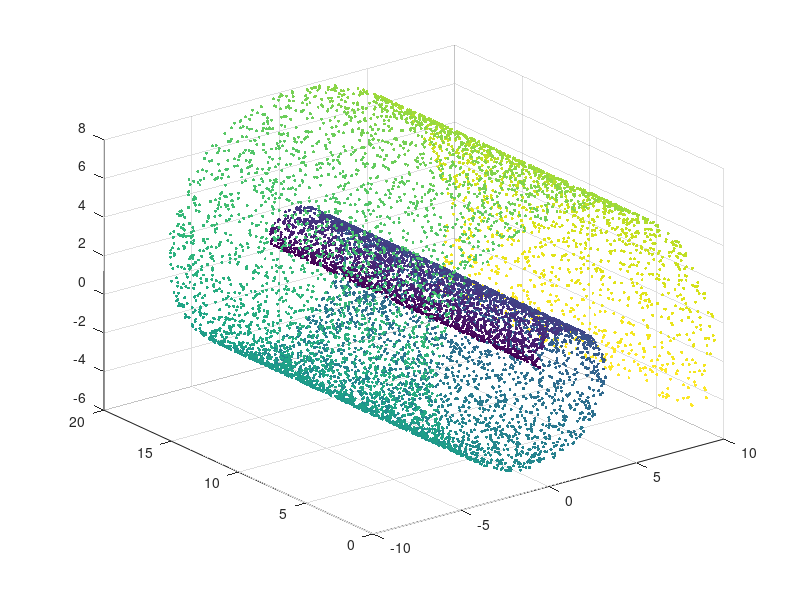

Write the MATLAB code that produced this figure. (Note: this script raises an error after producing the figure.)
%% Tutorial on isomap

% From https://www.numerical-tours.com/matlab/shapes_7_isomap/


%% A 3-D swiss roll

n = 10000; % works for n = 1000 but chokes for 10000

% Random position on the parameteric domain.
x = rand(2,n);

% Mapping on the manifold.
v = 3*pi/2 * (.1 + 2*x(1,:));
X  = zeros(3,n);
X(2,:) = 20 * x(2,:);
X(1,:) = - cos( v ) .* v;
X(3,:) = sin( v ) .* v;


%% Display the point cloud.

% Parameter for display.
ms = 5;
v1 = -15; v2 = 20;

figure; clf;
scatter3(X(1,:),X(2,:),X(3,:),ms,v, 'filled');
colormap jet(256);
view(v1,v2); axis('equal'); axis('off');

%% compute pairwise Euclidean distance matrix

D1 = repmat(sum(X.^2,1),n,1);
D1 = real(sqrt(D1 + D1' - 2*(X'*X)));

%% compute the k-nearest neighbors (NN) connectivity

% Number of NN for the graph.

k = 6;

% Compute the k-NN connectivity.

[DNN,NN] = sort(D1);
NN = NN(2:k+1,:);
DNN = DNN(2:k+1,:); % this one is k by n

%% Adjacency matrix

% Adjacency matrix, and weighted adjacency.

B = repmat(1:n, [k 1]);
A = sparse(B(:), NN(:), ones(k*n,1));

% Weighted adjacency (the metric on the graph).

W = sparse(B(:), NN(:), DNN(:));

%% plot the graph

% clf; hold on;
% scatter3(X(1,:),X(2,:),X(3,:),ms,v, 'filled');
% 
% for iNode = 1:n
%     for iEdge = 1:k
%         foo = [X(:,iNode),X(:,NN(iEdge,iNode))]';
%         plot3(foo(:,1),foo(:,2),foo(:,3));
%     end
% end
% colormap jet(256);
% view(v1,v2); axis('equal'); axis('off');
% zoom(.8);

%% Alternative using Matlab's graph functions

% from:
% uk.mathworks.com/help/matlab/math/graph-plotting-and-customization.html

D = full(W);
D = (D+D')/2;

MyGraph = graph(D);


figure; clf
p = plot(MyGraph);
p.XData = X(1,:);
p.YData = X(2,:);
p.ZData = X(3,:);
view(v1,v2); axis('equal'); axis('off');
zoom(.8);

p.EdgeColor = 'k';

hold on;
scatter3(X(1,:),X(2,:),X(3,:),ms,v, 'filled');
colormap jet(256);
view(v1,v2); axis('equal'); axis('off');
zoom(.8);

%% Floyd Algorithm to Compute Pairwise Geodesic Distances

% % A simple algorithm to compute the geodesic distances between all pairs of
% % points on a graph is Floyd iterative algorithm. Its complexity is O(n^3)
% % where n is the number of points. It is thus quite slow for sparse graph,
% % where Dijkstra runs in O(log(n)*n^2).
% 
% % Make the graph symmetric.
% D = full(W);
% D = (D+D')/2;
% 
% % Initialize the matrix.
% D(D==0) = Inf;
% 
% % Add connexion between a point and itself.
% D = D - diag(diag(D));
% 
% % Implement the Floyd algorithm to compute the full distance matrix D,
% % where D(i,j) is the geodesic distance between i and j
% for i=1:n
%     D = min(D,repmat(D(:,i),[1 n])+repmat(D(i,:),[n 1])); 
% end

%% ALTERNATIVE using Matlab

D = distances(MyGraph,'Method','positive');


%% Remove any disconnected components

% Find index of vertices that are not connected to the main manifold.
Iremove = find(D(:,1)==Inf);

% Remove Inf remaining values (disconnected components).
D(D==Inf) = 0;

%% Isomap with Classical Multidimensional Scaling

% Isomap perform the dimensionality reduction by applying multidimensional
% scaling.

% centered kernel
J = eye(n) - ones(n)/n;
K = -1/2 * J*(D.^2)*J;

% diagonalization
opt.disp = 0; 
[Xstrain, val] = eigs(K, 2, 'LR', opt);
Xstrain = Xstrain .* repmat(sqrt(diag(val))', [n 1]);
Xstrain = Xstrain';

%% plot graph

% clf; hold on;
% scatter(Xstrain(1,:),Xstrain(2,:),ms,v, 'filled'); 
% % plot_graph(A, Xstrain, options);
% for iNode = 1:n
%     for iEdge = 1:k
%         foo = [Xstrain(:,iNode),Xstrain(:,NN(iEdge,iNode))]';
%         plot(foo(:,1),foo(:,2),'k-');
%     end
% end
% colormap jet(256);
% axis('equal'); axis('off'); 

%% plot graph using Matlab graph functions

figure; clf
p = plot(MyGraph);
p.EdgeColor = 'k';
p.XData = Xstrain(1,:);
p.YData = Xstrain(2,:);

hold on;
scatter(Xstrain(1,:),Xstrain(2,:),ms,v, 'filled');
colormap jet(256);
axis('equal'); axis('off');


%% Reorient the result

% Redess the points using the two leading eigenvectors of the covariance
% matrix (PCA correction).

[U,L] = eig(Xstrain*Xstrain' / n);
Xstrain1 = U'*Xstrain;

% Remove problematic points.
Xstrain1(:,Iremove) = Inf;

%% Display the final result 

% figure; clf; hold on;
% scatter(Xstrain1(1,:),Xstrain1(2,:),ms,v, 'filled');
% for iNode = 1:n
%     for iEdge = 1:k
%         foo = [Xstrain1(:,iNode),Xstrain1(:,NN(iEdge,iNode))]';
%         plot(foo(:,1),foo(:,2),'k-');
%     end
% end
% colormap jet(256);
% axis('equal'); axis('off');

%% plot graph using Matlab graph functions

figure; clf
p = plot(MyGraph);
p.EdgeColor = 'k';
p.XData = Xstrain1(1,:);
p.YData = Xstrain1(2,:);

hold on;
scatter(Xstrain1(1,:),Xstrain1(2,:),ms,v, 'filled');
colormap jet(256);
axis('equal'); axis('off');

